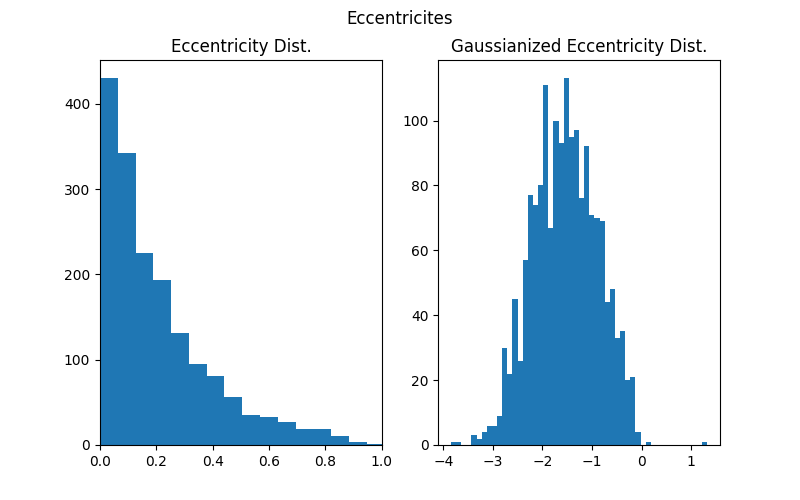

Write Python code to recreate this figure.
import numpy as np
import pandas as pd
import matplotlib.pyplot as plt
from scipy import stats

#reading the data
data = pd.read_csv("exoplanet.eu_catalog.csv")
e=data['eccentricity'].dropna().tolist()

#considering only the positive values (as is required for boxcox)
e = [x for x in e if x != 0]
e_norm,lamb = stats.boxcox(e)

print(e,e_norm) #printing out the samples

#plotting the histograms
fig, (ax1, ax2) = plt.subplots(1, 2)
fig.set_figheight(6)
fig.set_figwidth(8)
fig.suptitle('Eccentricites')
ax1.hist(e, 50, density=False)
ax1.set_title('Eccentricity Dist.')
ax1.set_xlim(0,1)
ax2.hist(e_norm, 50, density=False)
ax2.set_title('Gaussianized Eccentricity Dist.')
plt.savefig('5.png')